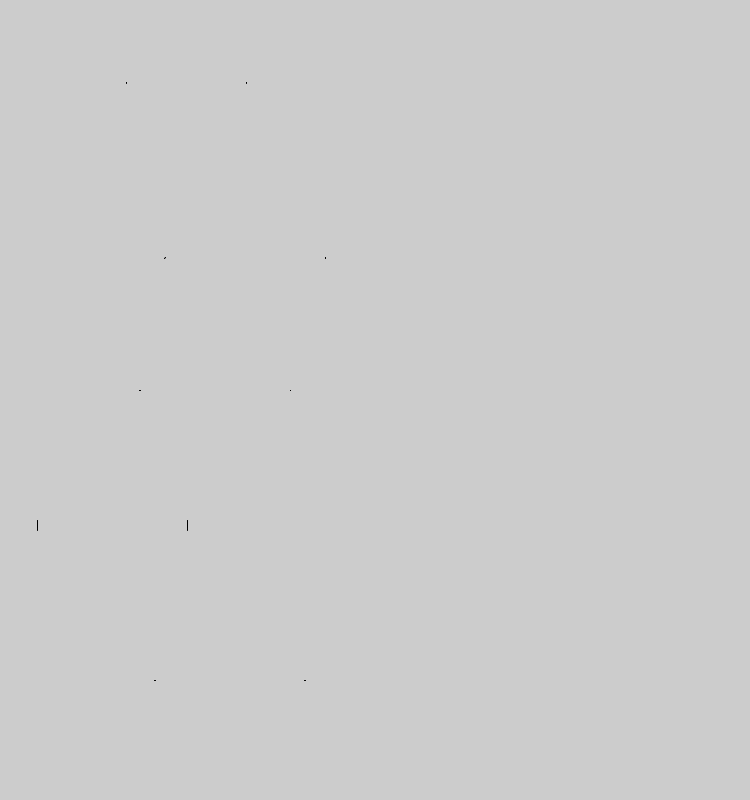
Frame 1 (no input)
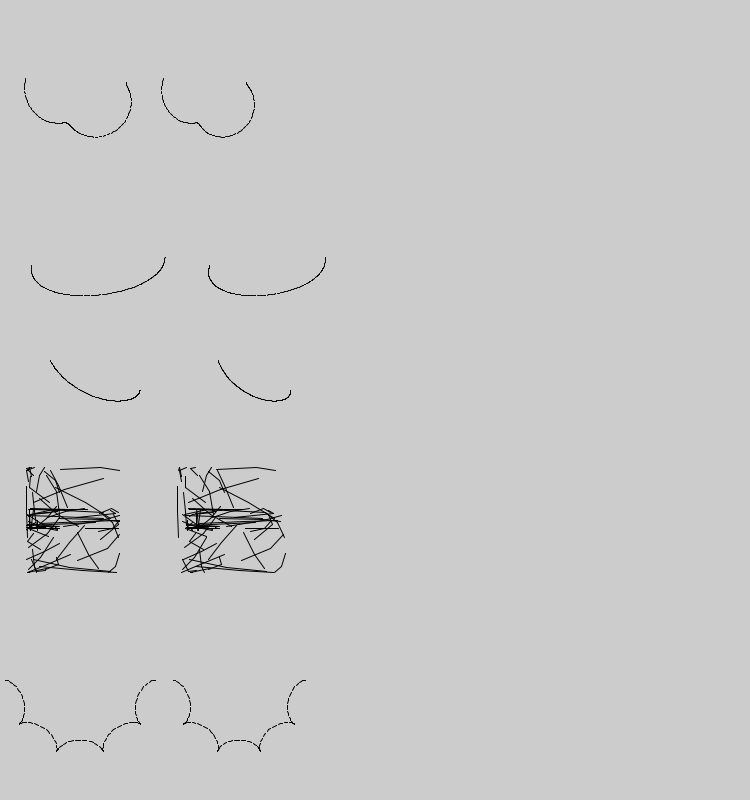
Frame 60 (the mouse pressed at the canvas centre just before this capture)
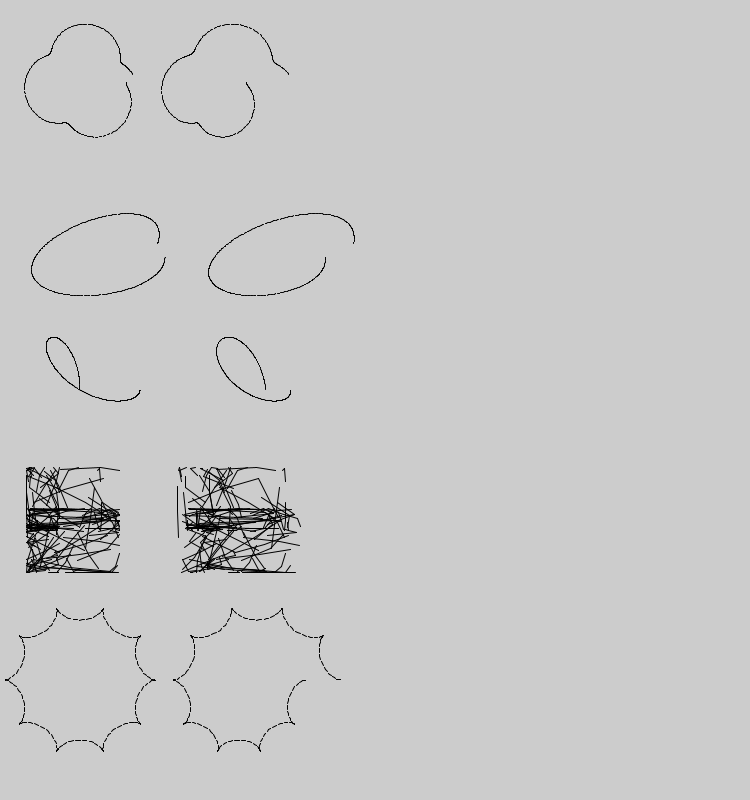
Frame 120 (the mouse held since frame 60 and released just before this capture)

The Processing sketch that drew these frames (run headless with seeded random() and noise(); from frame 60 on, the mouse is pressed at the canvas centre):

// Processing sketch: spiroExp
// ── spiroExp.pde
int lastStop = 0;
int speed = 3;
float lastX = 0.0;
float lastY = 0.0;
float scaleFactor = 1.5;

void setup(){
  size(750, 800);
}

void draw(){

  pushMatrix();  
  Trochoid t1_fix = new Trochoid(1, 42, 8, 5, 0.0);
  t1_fix.drawStep(lastStop, lastStop + speed);
  
  translate(120, 0);
  Trochoid t1 = new Trochoid(1, 42, 8, 5, 0.1);
  t1.drawStep(lastStop, lastStop + speed);
  
  //------------------------------------------------------------
  translate(-180,100);
  Trochoid t2_fix = new Trochoid(2, 65, 30, 10, 0.0);
  t2_fix.drawStep(lastStop, lastStop + speed);
  
  translate(160,0);
  Trochoid t2 = new Trochoid(2, 65, 30, 10, 0.1);
  t2.drawStep(lastStop, lastStop + speed);
  
  //------------------------------------------------------------
  translate(-200,110);
  Trochoid t3_fix = new Trochoid(2, 60, 40, 20, 0.0);
  t3_fix.drawStep(lastStop, lastStop + speed);
  
  translate(150,0);
  Trochoid t3 = new Trochoid(2, 60, 40, 20, 0.1);
  t3.drawStep(lastStop, lastStop + speed);
  
  //-Composition-Experiment-------------------------------------
  translate(-170,130);
  Trochoid t4_fix = new Trochoid(2, 60, 40, 20, 0.0);
  t4_fix.compositionTrochoid = t2_fix;
  t4_fix.drawStep(lastStop, lastStop + speed);
  
  translate(150,0);
  Trochoid t4 = new Trochoid(2, 60, 40, 20, 0.1);
  t4.compositionTrochoid = t2_fix;
  t4.drawStep(lastStop, lastStop + speed);
  
  //------------------------------------------------------------
  translate(-40,250);
  Trochoid t5_fix = new Trochoid(2, 50, 5, 5, 0.0);
  t5_fix.drawStep(lastStop, lastStop + speed);
  
  translate(150,0);
  Trochoid t5 = new Trochoid(2, 50, 5, 5, 0.1);
  t5.drawStep(lastStop, lastStop + speed);
    
  //============================================================
  popMatrix();
  lastStop += speed;
  //noLoop();
}



// ── Trochoid.pde
class Trochoid{
  int type = 0;
  float R = 0.0; //radius bigger circle
  float r = 0.0;  //radius smaller circle
  float d = 0.0;  //distance tracing point from center smaller circle (if d = r then Hypocycloid)
  float shiftFactor = 0.0;
  
  float lastX = 0.0;
  float lastY = 0.0;
  
  Trochoid compositionTrochoid = null;
  int compositionDirection = 0; // -1 or 1
  
  Trochoid(int t, float radiusBig, float radiusSmall, float distanceTracingPoint, float xShift){
    type = t;
    R = scaleFactor * radiusBig;
    r = scaleFactor * radiusSmall;
    d = scaleFactor * distanceTracingPoint;
    shiftFactor = xShift;
  }
  
  float computeX(float theta){
    float x = 0.0;
    if(type == 1){
      x = (R-r) * cos(theta) - d*cos((R-r)*theta/r);
    }
    else if(type == 2){
      x = (R-r) * cos(theta) + d*cos((R-r)*theta/r);
    }
    return x;
  }
  
  float computeY(float theta){
    // no if needed really
    float y = 0.0;
    if(type == 1){
      y = (R-r) * sin(theta) - d*sin((R-r)*theta/r);
    }
    else if(type == 2){
      y = (R-r) * sin(theta) - d*sin((R-r)*theta/r);
    }
    return y;
  }
  
  void drawStep(int startStep, int stopStep){

    float theta = 0.0;
    float shift = 0.0;
    for(int step = startStep; step < stopStep; ++step){
      theta = TWO_PI/360.0 * (float)step;
      float x = 0.0;
      float y = 0.0;
      if(compositionTrochoid != null){
        x = this.computeX(compositionTrochoid.computeX(theta));
        y = this.computeY(compositionTrochoid.computeY(theta));
      }
      else{
        x = this.computeX(theta);
        y = this.computeY(theta);
      }
      
  
      shift = shiftFactor > 0.00001? (float)step*shiftFactor :0.0;
      line(lastX < 0.001? x+R+r+d + shift:lastX, lastY < 0.001? y+R+r+d: lastY, x+R+r+d + shift, y+R+r+d);
      lastX = x+R+r+d + shift;
      lastY = y+R+r+d;
    }
  }
}

// ── fragments.pde
void drawFigure1(){

  float repeat = 3;
  float shiftFactor = 0.0;
  //Hypotrochoid: small circle inside bigger circle

  float R = 65;  //radius bigger circle
  float r = 30;  //radius smaller circle
  float d = 45;  //distance tracing point from center smaller circle (if d = r then Hypocycloid)
  float theta = 0.0;
  float shift = 0.0;

  noFill();
  beginShape();
  for(int i = 0; theta < repeat*TWO_PI; ++i){
    float x = (R-r) * cos(theta) + d*cos((R-r)*theta/r);
    float y = (R-r) * sin(theta) - d*sin((R-r)*theta/r);
    shift = shiftFactor > 0.00001? (float)i*shiftFactor :0.0;
    vertex(x+R + shift, y+R);
    theta += TWO_PI/360;
  }
  endShape();
  
}

//--------------------------------------------------------------------------


void drawHypotrochoid(int startStep, int stopStep){

  //float repeat = 3;
  float scale = 1.5;
  float shiftFactor = 0.0;
  //Hypotrochoid: small circle inside bigger circle

  float R = scale*65;  //radius bigger circle
  float r = scale*30;  //radius smaller circle
  float d = scale*5;  //distance tracing point from center smaller circle (if d = r then Hypocycloid)
  float theta = 0.0;
  float shift = 0.0;
  for(int step = startStep; step < stopStep; ++step){
    theta = TWO_PI/360 * step;
    float x = (R-r) * cos(theta) + d*cos((R-r)*theta/r);
    float y = (R-r) * sin(theta) - d*sin((R-r)*theta/r);
    
    shift = shiftFactor > 0.00001? (float)step*shiftFactor :0.0;
    //point(x+R+r+d + shift, y+R+r+d);
    line(lastX < 0.001? x+R+r+d + shift:lastX, lastY < 0.001? y+R+r+d: lastY, x+R+r+d + shift, y+R+r+d);
    lastX = x+R+r+d + shift;
    lastY = y+R+r+d;
  }
}

//--------------------------------------------------------------------------

void drawTrochoid(int type, int startStep, int stopStep, float R, float r, float d, float xShift){
  
  float scale = 1.5;
  float shiftFactor = xShift;
  //Hypotrochoid: small circle inside bigger circle

  //float R = scale*42;  //radius bigger circle
  //float r = scale*8;  //radius smaller circle
  //float d = scale*5;  //distance tracing point from center smaller circle (if d = r then Hypocycloid)
  float theta = 0.0;
  float shift = 0.0;
  for(int step = startStep; step < stopStep; ++step){
    theta = TWO_PI/360 * step;
    float x = 0.0;
    float y = 0.0;
    if(type == 1){     //Epitrochoid
      x = (R-r) * cos(theta) - d*cos((R-r)*theta/r);
      y = (R-r) * sin(theta) - d*sin((R-r)*theta/r);
    }
    else if(type == 2){//Hypotrochoid
      x = (R-r) * cos(theta) + d*cos((R-r)*theta/r);
      y = (R-r) * sin(theta) - d*sin((R-r)*theta/r);
    }

    shift = shiftFactor > 0.00001? (float)step*shiftFactor :0.0;
    //point(x+R+r+d + shift, y+R+r+d);
    line(lastX < 0.001? x+R+r+d + shift:lastX, lastY < 0.001? y+R+r+d: lastY, x+R+r+d + shift, y+R+r+d);
    lastX = x+R+r+d + shift;
    lastY = y+R+r+d;
  }
}
